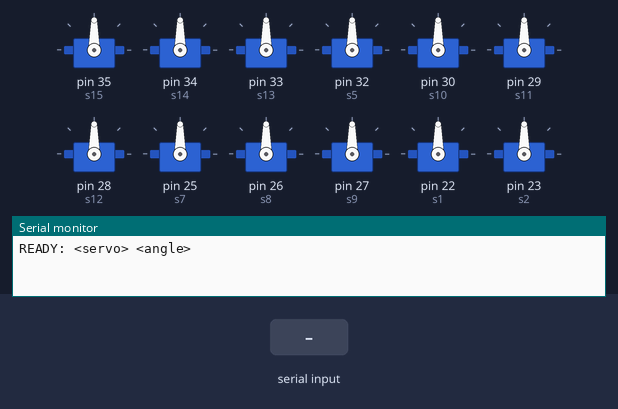
The sketch below on a simulated Arduino Mega 2560, built with avr-gcc and run on an emulated ATmega2560. On the bench: 12 × servo, the last lines printed to the serial monitor. The inputs (shaded band) are chosen by the test bench.

Above: at 5.6 s.
5.7 s: "5\n" received over the second serial link
At 8.0 s:
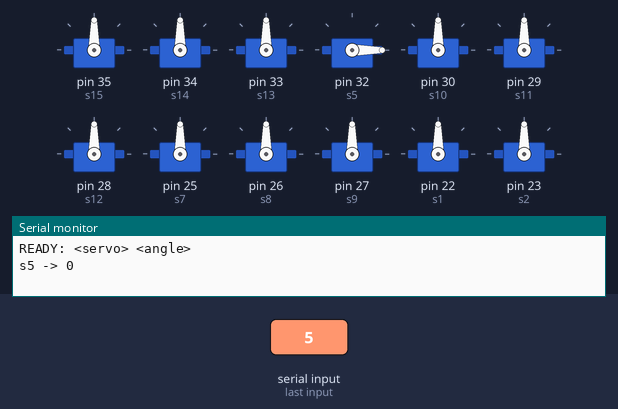
Timing chart, 0 to 9.5 s (numbered marks = the images above; inputs shaded):
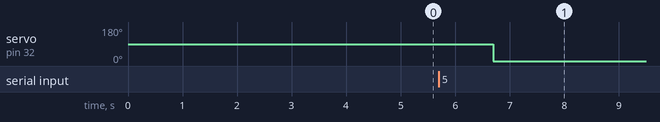

The sketch:

manualSetupCodePaired.ino
```cpp
#include <Servo.h>

// Declare servos EXACTLY
Servo s1, s2, s3, s5, s7, s8, s9;
Servo s10, s11, s12;
Servo s13, s14, s15;
Servo s16, s17, s18;
Servo s19, s20, s21;
Servo s22, s23, s24;

// Pointer table indexed by servo number
Servo* servoMap[25]; // index 1–24 used

void setup() {
  Serial.begin(9600);
  Serial1.begin(9600);   // Bluetooth (Mega)

  // Attach exactly as you specified
  s15.attach(35,600,2400);
  s14.attach(34,600,2400);
  s13.attach(33,600,2400);

  s5.attach(32,600,2400);

  s10.attach(30,600,2400);
  s11.attach(29,600,2400);
  s12.attach(28,600,2400);

  s7.attach(25,600,2400);
  s8.attach(26,600,2400);
  s9.attach(27,600,2400);

  s1.attach(22,600,2400);
  s2.attach(23,600,2400);
  s3.attach(24,600,2400);

  s18.attach(38,600,2400);
  s17.attach(37,600,2400);
  s16.attach(36,600,2400);

  s21.attach(41,600,2400);
  s20.attach(40,600,2400);
  s19.attach(39,600,2400);

  s24.attach(45,600,2400);
  s23.attach(44,600,2400);
  s22.attach(43,600,2400);

  // Servo number mapping (DO NOT CHANGE)
  servoMap[1]  = &s1;
  servoMap[2]  = &s2;
  servoMap[3]  = &s3;
  servoMap[5]  = &s5;
  servoMap[7]  = &s7;
  servoMap[8]  = &s8;
  servoMap[9]  = &s9;
  servoMap[10] = &s10;
  servoMap[11] = &s11;
  servoMap[12] = &s12;
  servoMap[13] = &s13;
  servoMap[14] = &s14;
  servoMap[15] = &s15;
  servoMap[16] = &s16;
  servoMap[17] = &s17;
  servoMap[18] = &s18;
  servoMap[19] = &s19;
  servoMap[20] = &s20;
  servoMap[21] = &s21;
  servoMap[22] = &s22;
  servoMap[23] = &s23;
  servoMap[24] = &s24;

  // Safe startup: center slowly
  for (int i = 1; i <= 24; i++) {
    if (servoMap[i]) {
      servoMap[i]->write(90);
      delay(200);
    }
  }

  Serial.println("READY: <servo> <angle>");
}

void loop() {
  if (Serial1.available()) {
    int num   = Serial1.parseInt();
    int angle = Serial1.parseInt();

    if (num >= 1 && num <= 24 && servoMap[num] && angle >= 0 && angle <= 180) {
      servoMap[num]->write(angle);
      Serial.print("s");
      Serial.print(num);
      Serial.print(" -> ");
      Serial.println(angle);
    }
  }
}
```

Measured:
- after the input at 5.7 s, servo on pin 32 (s5): 90° → 0° after 1.0 s
